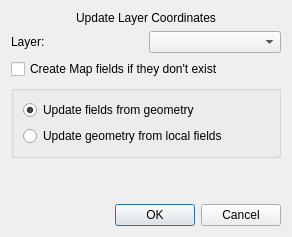
<?xml version="1.0" encoding="UTF-8"?>
<ui version="4.0">
 <class>UpdateLayerDialog</class>
 <widget class="QDialog" name="UpdateLayerDialog">
  <property name="geometry">
   <rect>
    <x>0</x>
    <y>0</y>
    <width>292</width>
    <height>237</height>
   </rect>
  </property>
  <property name="windowTitle">
   <string>Dialog</string>
  </property>
  <layout class="QVBoxLayout" name="verticalLayout_3">
   <item>
    <widget class="QLabel" name="headerLabel">
     <property name="text">
      <string>Update Layer Coordinates</string>
     </property>
     <property name="alignment">
      <set>Qt::AlignCenter</set>
     </property>
    </widget>
   </item>
   <item>
    <layout class="QHBoxLayout" name="horizontalLayout">
     <item>
      <widget class="QLabel" name="layerLabel">
       <property name="text">
        <string>Layer:</string>
       </property>
      </widget>
     </item>
     <item>
      <widget class="QComboBox" name="layerComboBox"/>
     </item>
    </layout>
   </item>
   <item>
    <widget class="QCheckBox" name="createMapFieldsCheck">
     <property name="text">
      <string>Create Map fields if they don't exist</string>
     </property>
    </widget>
   </item>
   <item>
    <widget class="QGroupBox" name="groupBox">
     <property name="title">
      <string/>
     </property>
     <property name="flat">
      <bool>true</bool>
     </property>
     <layout class="QVBoxLayout" name="verticalLayout">
      <item>
       <widget class="QRadioButton" name="updateFieldsButton">
        <property name="text">
         <string>Update fields from geometry</string>
        </property>
        <property name="checked">
         <bool>true</bool>
        </property>
       </widget>
      </item>
      <item>
       <widget class="QRadioButton" name="updateGeometryButton">
        <property name="text">
         <string>Update geometry from local fields</string>
        </property>
       </widget>
      </item>
     </layout>
    </widget>
   </item>
   <item>
    <spacer name="verticalSpacer">
     <property name="orientation">
      <enum>Qt::Vertical</enum>
     </property>
     <property name="sizeHint" stdset="0">
      <size>
       <width>20</width>
       <height>0</height>
      </size>
     </property>
    </spacer>
   </item>
   <item>
    <widget class="QDialogButtonBox" name="buttonBox">
     <property name="orientation">
      <enum>Qt::Horizontal</enum>
     </property>
     <property name="standardButtons">
      <set>QDialogButtonBox::Cancel|QDialogButtonBox::Ok</set>
     </property>
    </widget>
   </item>
  </layout>
 </widget>
 <resources/>
 <connections>
  <connection>
   <sender>buttonBox</sender>
   <signal>accepted()</signal>
   <receiver>UpdateLayerDialog</receiver>
   <slot>accept()</slot>
   <hints>
    <hint type="sourcelabel">
     <x>248</x>
     <y>254</y>
    </hint>
    <hint type="destinationlabel">
     <x>157</x>
     <y>274</y>
    </hint>
   </hints>
  </connection>
  <connection>
   <sender>buttonBox</sender>
   <signal>rejected()</signal>
   <receiver>UpdateLayerDialog</receiver>
   <slot>reject()</slot>
   <hints>
    <hint type="sourcelabel">
     <x>316</x>
     <y>260</y>
    </hint>
    <hint type="destinationlabel">
     <x>286</x>
     <y>274</y>
    </hint>
   </hints>
  </connection>
 </connections>
</ui>
